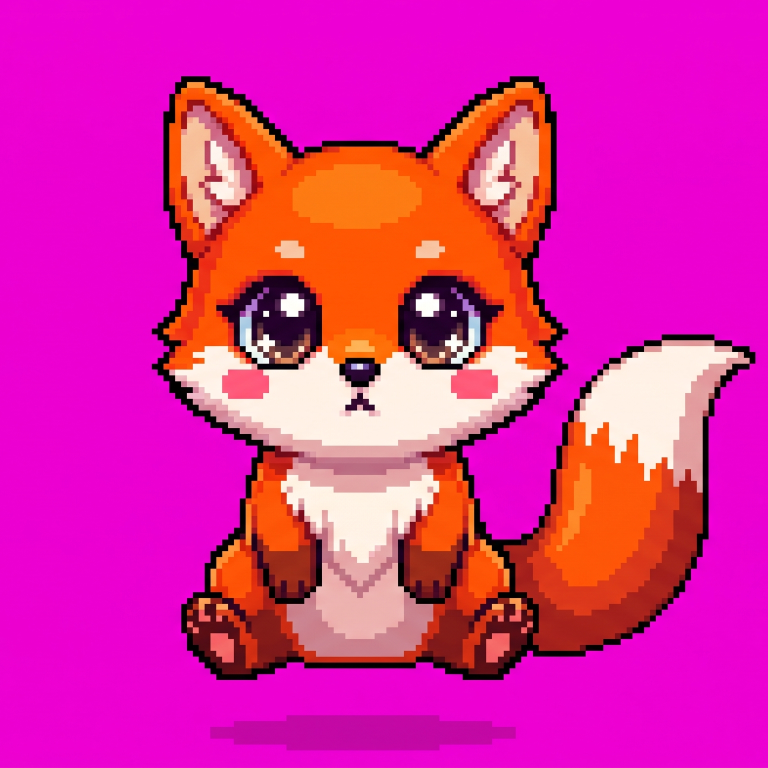
#> input picture assets/fox_orange/Gemini_Generated_Image_g631o6g631o6g631.png, 1536 x 1536 px (shown at 1/2 size); its folder holds only this picture in this run
$ python -i sprite_normalizer.py   (imports and definitions only)
#> lines starting #> are read from the running program, lines starting #| are printed output that depends on the picture
"""펫 스프라이트 프레임 정규화

프레임마다 원본 크기/여백이 달라서 48px로 줄였을 때 캐릭터가 출렁이던 문제를 해결한다.
펫 한 마리의 모든 프레임(walk/idle/drag/happy/special)을 한 그룹으로 보고
  1) 크로마키(마젠타) 잔여 픽셀 제거
  2) 캐릭터 영역만 타이트 크롭
  3) 공통 기준으로 크기 통일
  4) 같은 크기 정사각 캔버스에 발바닥(아래쪽) 기준 정렬
     가로는 머리 위치 기준 정렬 (팔·다리·망토가 흔들려도 몸이 좌우로 미끄러지지 않게)
해서 저장한다.

크기 통일 방식 (pets.json 의 "sprite_scale")
  - "height" (기본): 모든 프레임의 캐릭터 키를 같게 맞춤. 프레임마다 따로 생성/확대된 그림(AI 생성)에 적합
  - "keep": 같은 카테고리(walk 등) 안에서는 원본 상대 크기 유지 (날개를 펴는 프레임 등).
            카테고리끼리는 대표 키(중앙값)를 맞춤 (idle/walk 원본 해상도가 서로 달라도 OK)

재실행 시 항상 assets_raw/ 의 원본에서 다시 만든다 (정돈본을 재가공하며 화질이 깎이는 것 방지).
"""
import os
import re
import shutil
from PIL import Image

CATEGORIES = ["walk", "idle", "drag", "happy", "special", "think"]
IMAGE_EXTS = (".png", ".jpg", ".jpeg")
CANVAS_SIZE = 256      # 저장 캔버스 (화면 표시는 AssetLoader가 24~128px로 축소)
FILL_RATIO = 0.94      # 캔버스 대비 캐릭터 최대 크기
BOTTOM_MARGIN = 4      # 발바닥 아래 여백(px)
BASE_GROUPS = ("walk", "idle")  # 펫 크기의 기준이 되는 동작
CLIP_MARKER = "_allow_clip"  # 이 파일이 있는 폴더는 크기를 줄이지 않고 넘치는 가장자리를 자름
ALIGNED_MARKER = "_from_video"  # 이 파일이 있는 폴더는 프레임 위치가 맞춰진 동영상 추출본


def remove_chroma_residue(img: Image.Image) -> Image.Image:
    """배경 제거 후 남은 마젠타 계열 픽셀(테두리 잔여물, 팔-몸 사이 구멍 등)을 투명화

    녹색 성분이 거의 없고 R≈B 인 순수 마젠타/보라만 대상 (분홍 눈동자, 빨간 망토 안감은 해당 없음)
    """
    img = img.convert("RGBA")
    try:
        import numpy as np
    except ImportError:
        np = None

    if np is not None:
        arr = np.array(img)
        r, g, b = (arr[..., i].astype(int) for i in range(3))
        mask = (g < 60) & (r > 50) & (b > 50) & (abs(r - b) < 60) & (r - g > 50)
        arr[..., 3][mask] = 0
        return Image.fromarray(arr, "RGBA")

    px = img.load()
    w, h = img.size
    for y in range(h):
        for x in range(w):
            rv, gv, bv, av = px[x, y]
            if av and gv < 60 and rv > 50 and bv > 50 and abs(rv - bv) < 60 and rv - gv > 50:
                px[x, y] = (rv, gv, bv, 0)
    return img


def _tight_crop(img: Image.Image) -> Image.Image:
    bbox = img.getbbox()
    return img.crop(bbox) if bbox else img


# [11 lines left out: function _head_center_x, not called in this run]


def normalize_frames(frames, mode="height", groups=None, aligned=(), allow_clip=(), canvas=CANVAS_SIZE):
    """RGBA 프레임 리스트를 같은 캔버스/같은 기준으로 정렬해 반환

    groups : 프레임별 그룹 이름(카테고리). mode="keep"일 때 그룹 안에서만 상대 크기를 유지한다.
    allow_clip: 줄이지 않고 평소 크기로 그리는 그룹 (칸 밖으로 나가는 이펙트 가장자리는 잘림)
    aligned: 프레임끼리 위치가 이미 맞춰진 그룹(동영상에서 뽑은 프레임). 그룹 전체를 한 영역으로 잘라
             점프 높이·몸의 흔들림 같은 원본 움직임을 그대로 살린다.
    """
    cleaned = [remove_chroma_residue(f) for f in frames]
    crops = [_tight_crop(c) for c in cleaned]
    groups = groups or ["all"] * len(crops)

    # 그룹별 대표 키: 보통은 중앙값, 동영상(aligned)은 첫 프레임
    # (변신처럼 중간에 모습이 바뀌어도 시작 모습이 다른 동작과 같은 크기가 되도록)
    med = {}
    for g in set(groups):
        hs = [c.height for c, gg in zip(crops, groups) if gg == g]
        med[g] = hs[0] if g in aligned else sorted(hs)[len(hs) // 2]

    # aligned 그룹: 그룹 합집합 영역으로 자른 이미지를 사용 (프레임 크기·위치 관계 동일)
    union = {}
    for g in set(groups) & set(aligned):
        boxes = [c.getbbox() for c, gg in zip(cleaned, groups) if gg == g and c.getbbox()]
        union[g] = (min(b[0] for b in boxes), min(b[1] for b in boxes), max(b[2] for b in boxes), max(b[3] for b in boxes))
    sources = [cl.crop(union[g]) if g in union else cr for cl, cr, g in zip(cleaned, crops, groups)]

    # 프레임별 '상대 키': height 모드는 전부 1(키 통일), keep/aligned 는 그룹 중앙값 대비 비율
    units = [c.height / med[g] if (mode == "keep" or g in union) else 1.0 for c, g in zip(crops, groups)]

    # 캔버스를 넘지 않도록 기준 키 결정.
    # 가장 자주 보이는 walk/idle 기준으로 정하고, 다른 동작(날개 펴기·변신·이펙트)이 넘치면 그 동작만 따로 줄인다
    max_char = canvas * FILL_RATIO
    need = {}
    for src, c, u, g in zip(sources, crops, units, groups):
        need[g] = max(need.get(g, 0), u * max(src.width, src.height) / c.height)
    normal = ([v for g, v in need.items() if g in BASE_GROUPS]
              or [v for g, v in need.items() if not g.startswith("special")] or list(need.values()))
    base_h = max_char / max(normal)
    group_h = {g: base_h if g in allow_clip else min(base_h, max_char / v) for g, v in need.items()}

    scales = [group_h[g] * u / c.height for c, u, g in zip(crops, units, groups)]

    # 변신처럼 일부 프레임(개·연기) 때문에 크게 줄어든 동영상 특수 동작:
    # 첫 프레임과 모양이 비슷한 '원래 모습' 프레임은 평소 크기로, 발을 바닥에 붙여 그린다
    # (모습이 바뀌는 순간은 연기가 가려서 크기 변화가 드러나지 않음)
    first = {}
    for i, g in enumerate(groups):
        first.setdefault(g, i)
    pose, grounded = set(), set()
    for i, (c, g) in enumerate(zip(crops, groups)):
        if g in union and g.startswith("special") and group_h[g] < base_h * 0.9:
            grounded.add(i)  # 모습이 바뀌는 동작은 프레임마다 자기 발 위치를 바닥에 붙임 (떠 보이지 않게)
            ref = crops[first[g]]
            # 키가 원래 모습과 비슷하고(연기가 막 덮기 시작한 장면 포함), 평소 크기로 키워도 칸에 들어가면
            fits = c.width * base_h / med[g] <= canvas
            if abs(c.height / ref.height - 1) < 0.1 and fits:
                pose.add(i)
    for i in pose:
        sources[i] = crops[i]
        scales[i] = base_h / med[groups[i]]
    heads = [_head_center_x(src) * sc for src, sc in zip(sources, scales)]
    widths = [src.width * sc for src, sc in zip(sources, scales)]
    # 그룹별 '머리가 몸 중심에서 벗어난 평균 거리' → 그룹 안에서는 머리 x를 고정, 몸 전체는 대략 가운데
    offs = {}
    for g, hx, w in zip(groups, heads, widths):
        offs.setdefault(g, []).append(hx - w / 2)
    mean_off = {g: sum(v) / len(v) for g, v in offs.items()}

    out = []
    for i, (src, sc, hx, g) in enumerate(zip(sources, scales, heads, groups)):
        nw, nh = max(1, round(src.width * sc)), max(1, round(src.height * sc))
        # 투명 테두리 번짐 방지를 위해 premultiplied alpha(RGBa)로 리샘플
        resized = src.convert("RGBa").resize((nw, nh), Image.LANCZOS).convert("RGBA")
        sheet = Image.new("RGBA", (canvas, canvas), (0, 0, 0, 0))
        if g in union or i in pose:
            x = (canvas - nw) // 2  # 영상 속 위치 그대로 (원래 모습 프레임은 가운데)
        else:
            x = max(0, min(canvas - nw, round(canvas / 2 + mean_off[g] - hx)))
        y = canvas - BOTTOM_MARGIN - nh
        if i in grounded and i not in pose:
            bottom = cleaned[i].getbbox()[3] - union[g][1]  # 이 프레임의 실제 발끝 (영역 위쪽 기준)
            y = canvas - BOTTOM_MARGIN - round(bottom * sc)
        sheet.paste(resized, (x, y), resized)
        out.append(sheet)
    return out


def _natural_key(name):
    return [int(t) if t.isdigit() else t.lower() for t in re.split(r"(\d+)", name)]


# [47 lines left out: functions collect_frame_paths, backup_originals, normalize_pet_dir, not called in this run]

>>> import cv2
>>> picture = cv2.imread('../assets/fox_orange/Gemini_Generated_Image_g631o6g631o6g631.png', cv2.IMREAD_GRAYSCALE)
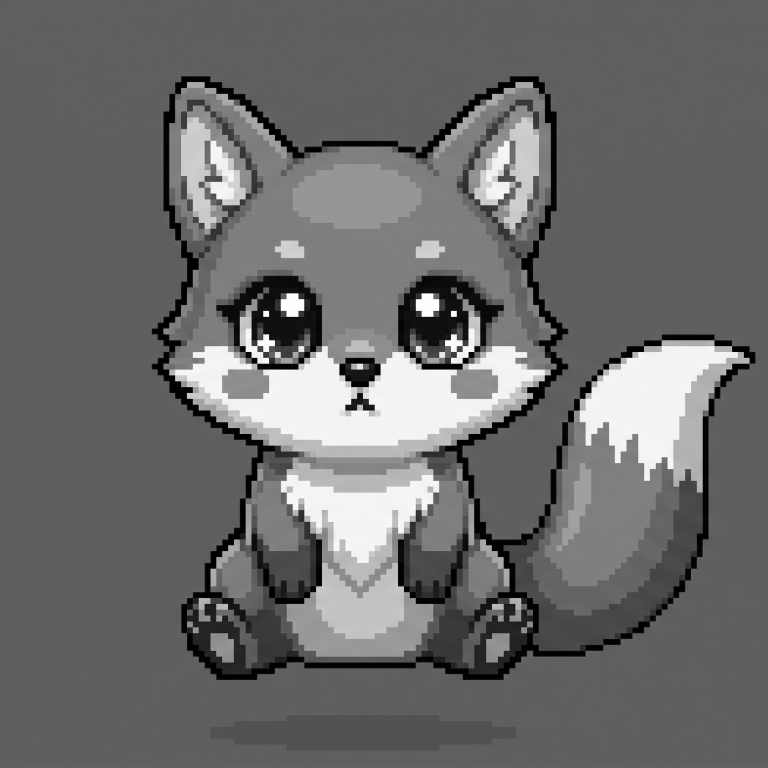
#> picture: shape (1536, 1536) (shown at 1/2 size); min 0, max 255, mean 107.3
>>> result = normalize_frames(picture)
#> (the run stopped early here; a loop or call above may not have finished)
